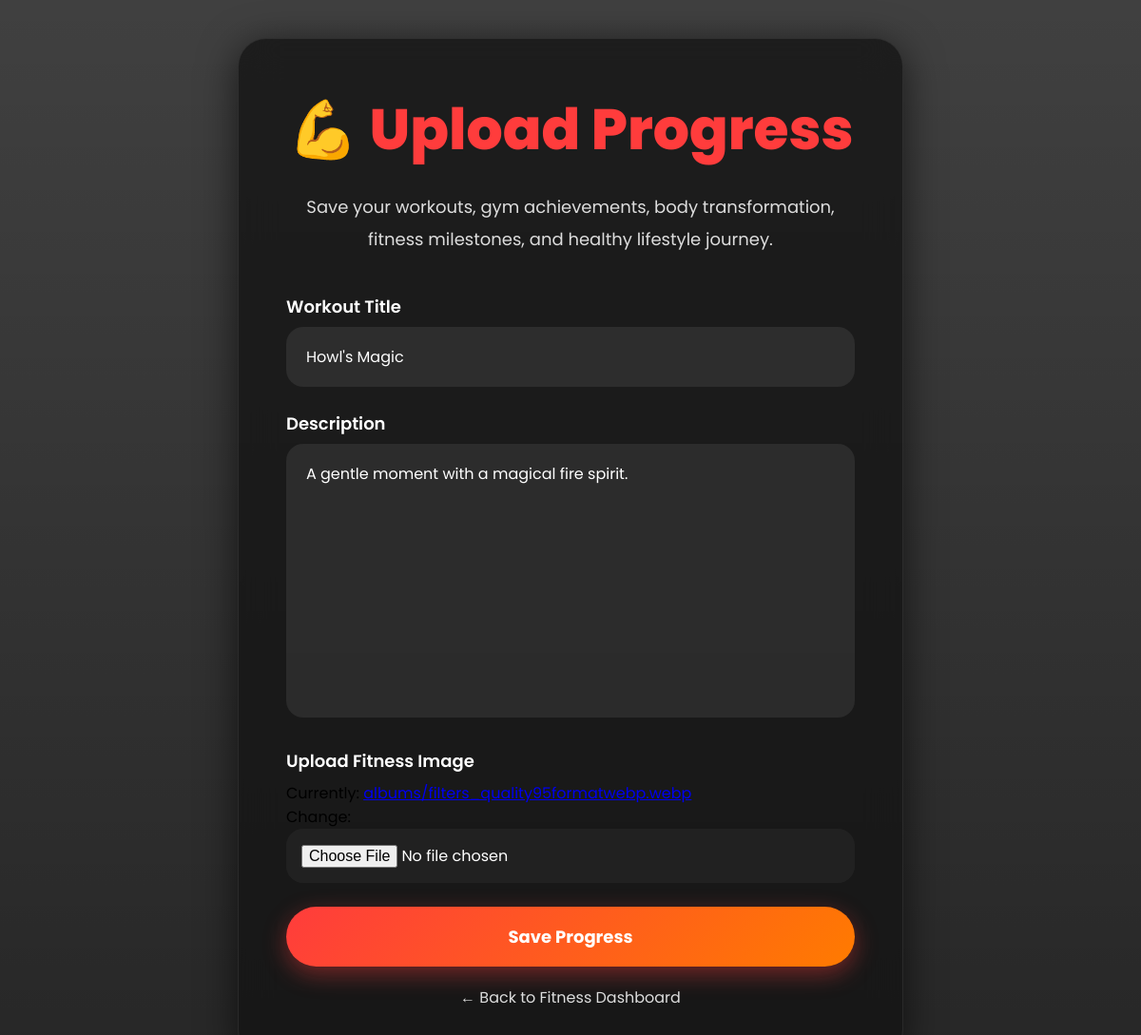
Page /11/update/ (signed in) on the earlier database version.
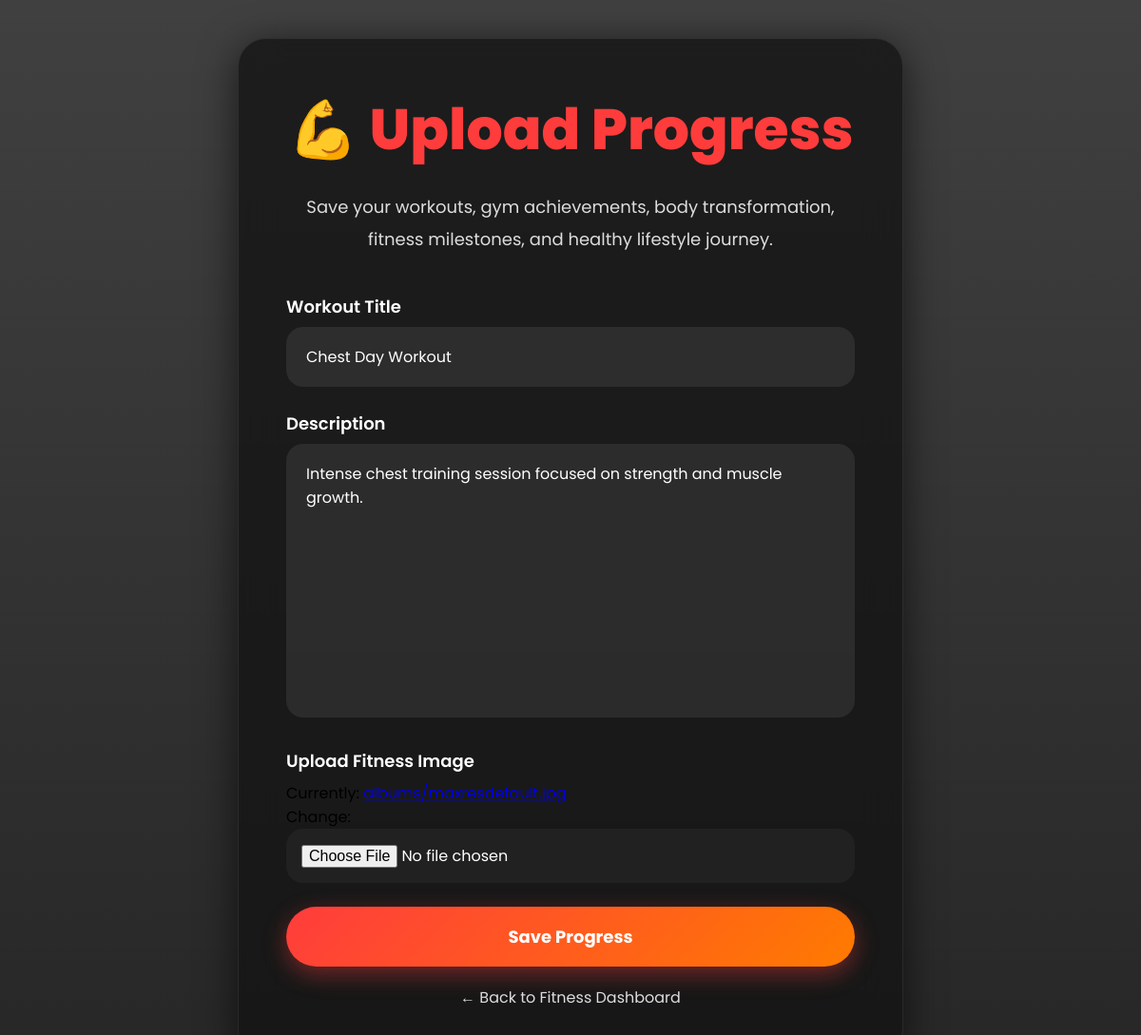
Same page on the later database version.
### albums/models.py (models this page shows, shortened)
class Album(models.Model):
    user = models.ForeignKey(User, on_delete=models.CASCADE)
    title = models.CharField(max_length=100)
    description = models.TextField()
    image = models.ImageField(upload_to='albums/')
    created_at = models.DateTimeField(auto_now_add=True)

### albums/views.py (the view)
# urls.py: path('<int:pk>/update/', AlbumUpdateView.as_view(), name='album-update'),
class AlbumUpdateView(LoginRequiredMixin, UpdateView):
    model = Album
    fields = ['title', 'description', 'image']
    success_url = reverse_lazy('album-list')

### templates/albums/album_form.html (shortened to what this page needs)
<!DOCTYPE html>
<html lang="en">
<head>
</head>
<body>
    <div class="container">
        <h1>💪 Upload Progress</h1>
        <p class="subtitle">
            Save your workouts, gym achievements,
            body transformation, fitness milestones,
            and healthy lifestyle journey.
        </p>
        <form method="POST" enctype="multipart/form-data">
            <div>
                <label>Workout Title</label>
                {{ form.title }}
            </div>
            <div>
                <label>Description</label>
                {{ form.description }}
            </div>
            <div>
                <label>Upload Fitness Image</label>
                {{ form.image }}
            </div>
            <button type="submit" class="submit-btn">
                Save Progress
            </button>
        </form>
        <a href="/" class="back-btn">
            ← Back to Fitness Dashboard
        </a>
    </div>
</body>
</html>

Differences in the rows shown:
changed Album: title "Howl's Magic" → "Chest Day Workout"; description "A gentle moment with a magical fire spirit." → "Intense chest training session focused on strength and muscle growth."
